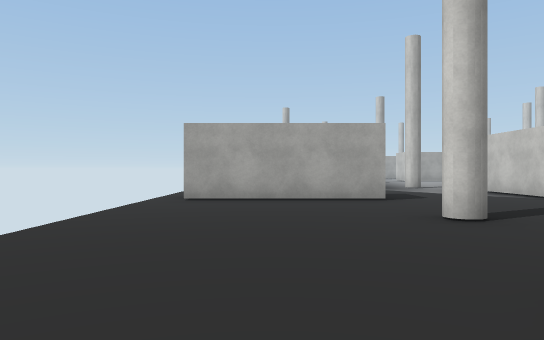
[1] (above)

24 first-person views from a walk through a 3-D level made in the Unity game engine. The camera is 1.2 m above the floor, looks level and sees 70° across. The floor is counted in squares, 2 m on a side. Each view is taken from the middle of a square. On the plan, view 1 faces up. The plan holds only what a view shows up to about 11 squares ahead; the rest is blank. The place goes on beyond the plan. The player is left out. Some surface patterns are stand-ins.

[2]
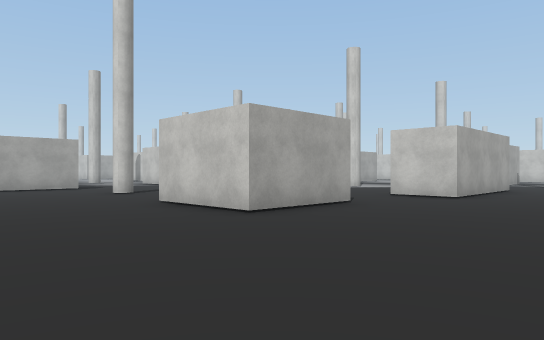

[3]
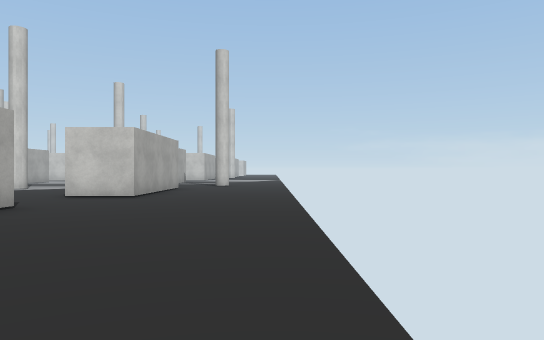

[4]
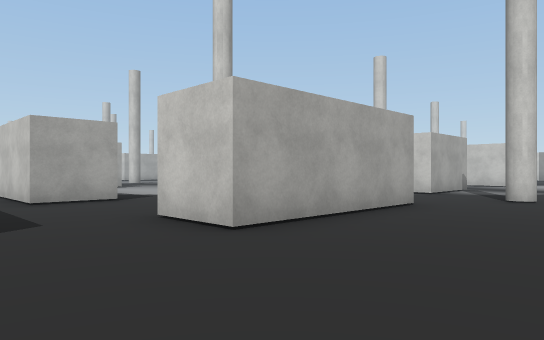

[5]
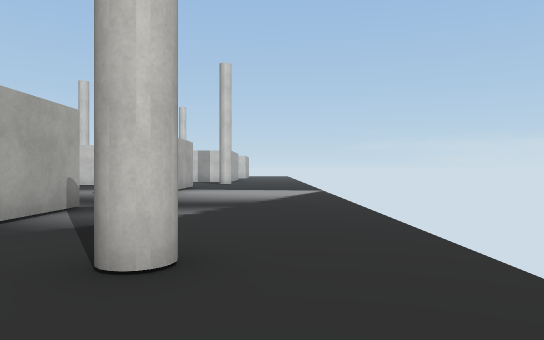

[6]
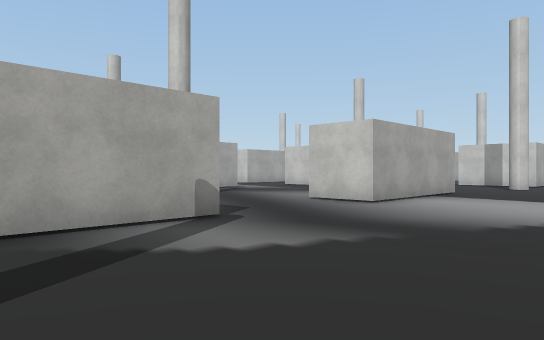

[7]
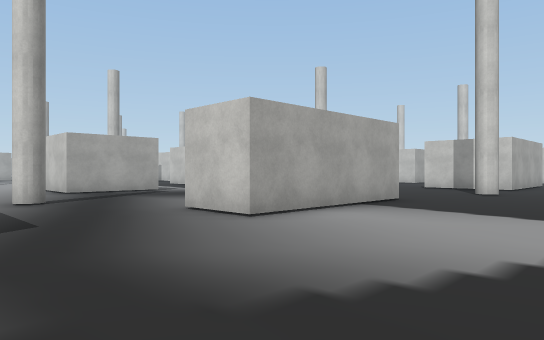

[8]
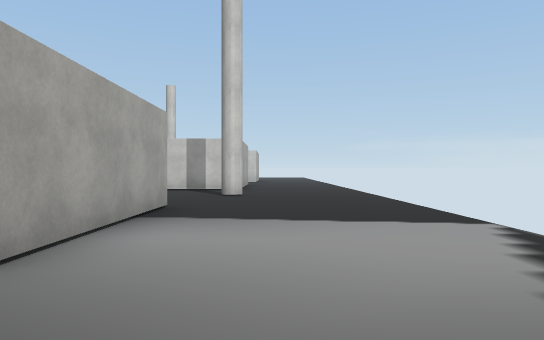

[9]
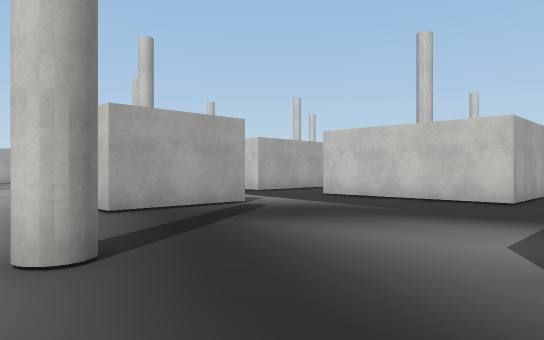

[10]
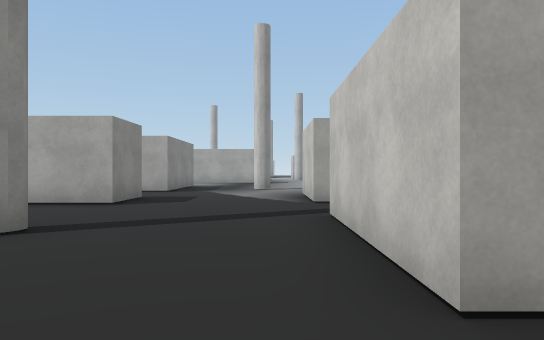

[11]
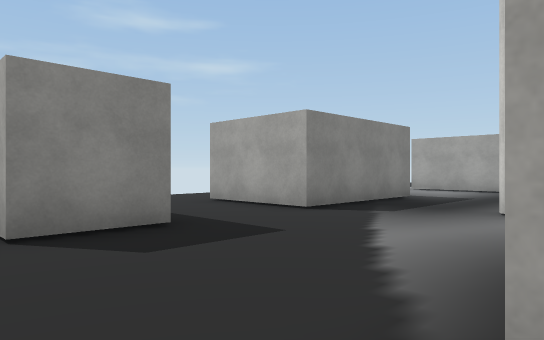

[12]
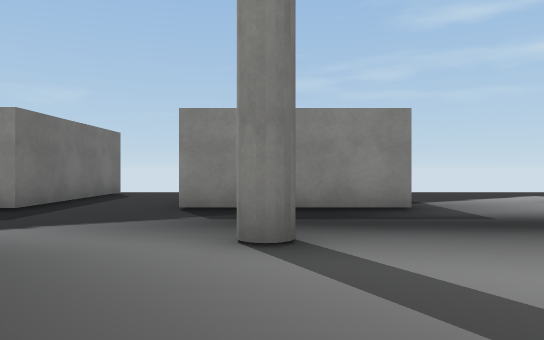

[13]
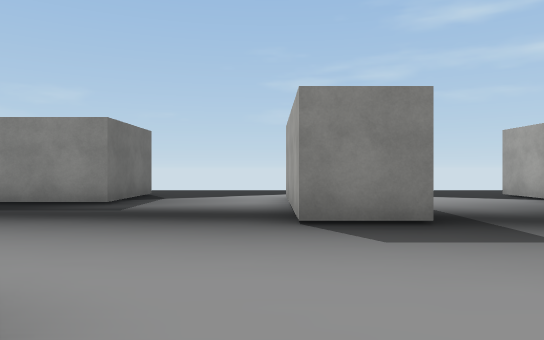

[14]
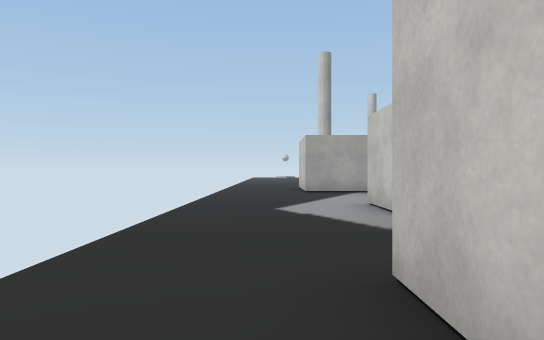

[15]
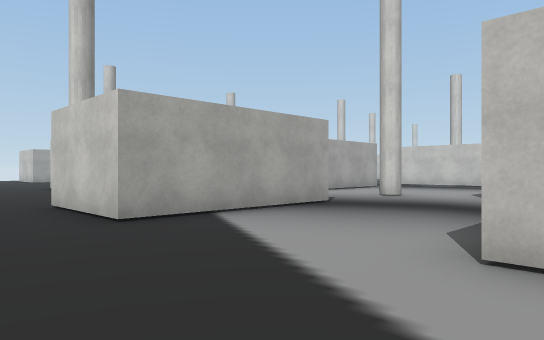

[16]
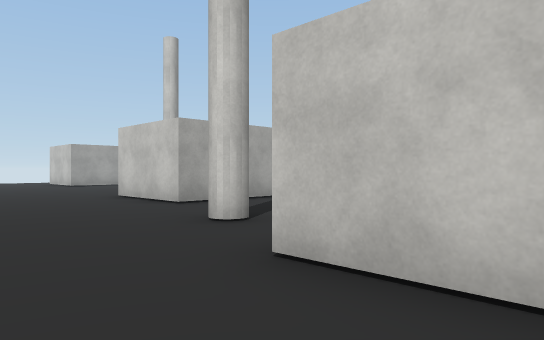

[17]
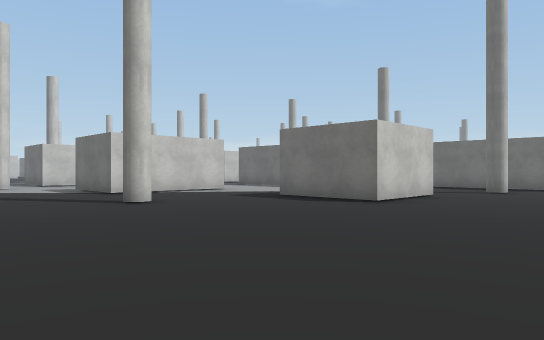

[18]
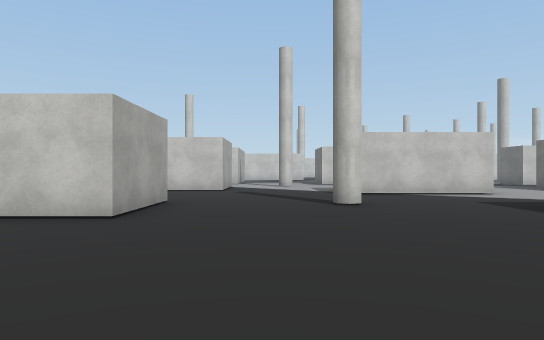

[19]
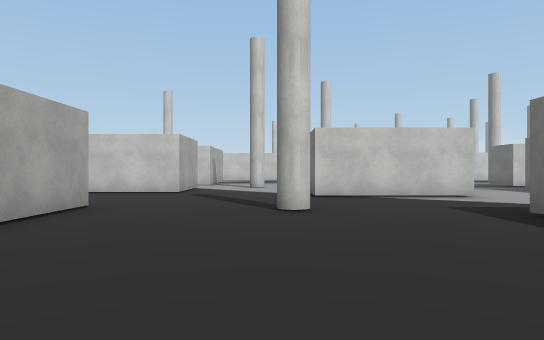

[20]
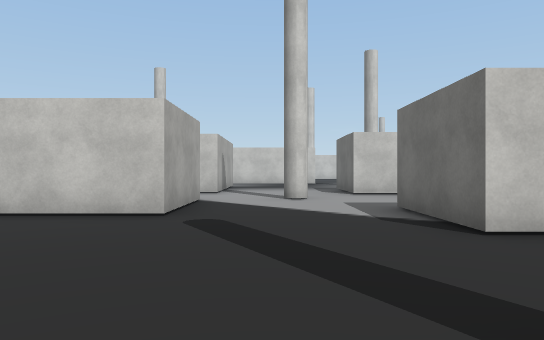

[21]
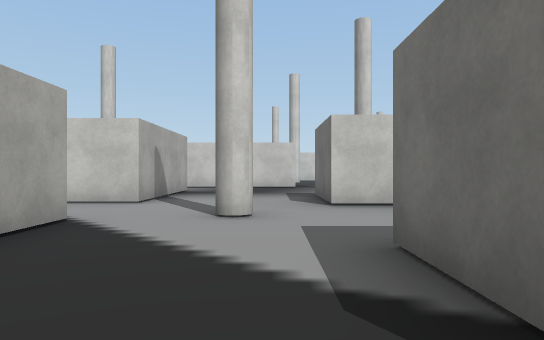

[22]
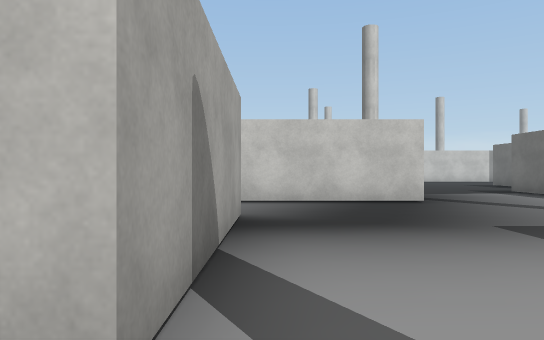

[23]
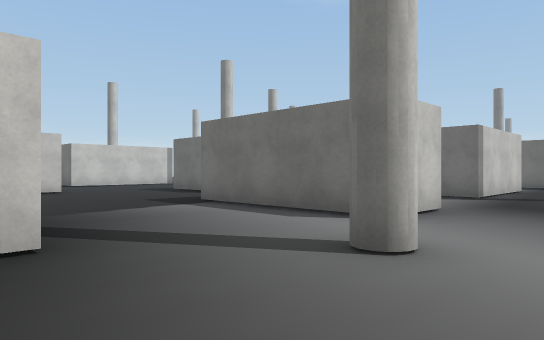

[24]
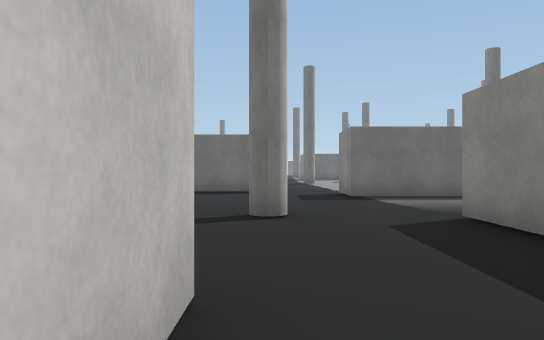

### Floor plan
Key: @ floor where view 1 was taken; # wall or solid block; . floor.
Columns run from 2 left of view 1 to 27 right of it. Each row starts with its distance up from view 1.
 40     .#   ..#    #          .
 39 .....###...###..#####  #  ..#
 38 .......................# ...
 37 ..............#........##....
 36 .......#...............##....
 35  .........###...###........#.
 34  .........#   ..#  ..........
 33  .........#        ..#........
 32  ...###...#         ..........
 31  ...### ....        ..####....
 30  ...###   ...       ..   .. ..
 29  .....     ..       ...  .. ##
 28  ..#.               ...
 27 .....                .#
 26 ..#                  .#
 25 ..#     ...          .#
 24 ..#####..#..         .#
 23 ............
 22 ............
 21 .........
 20 .........
 19 ...####....
 18 ............
 17 ...........
 16 ..........
 15 ..###....
 14 ..###.....
 13 ..# #..#...
 12 ..###.....
 11  ........
 10 ........#
  9 .####...#
  8 .####...#           ..    .#
  7 .........           ..#  ...
  6 ........#           ..##....
  5 ....#...# ..        .......#
  4 ........# ..        .......#
  3 ........##.        .#......#
  2 ..... ......       ........###
  1  ...#  .....       .........
  0  .@.#  ....        ...#     ..
 -1  ...###..#    ..###...####....
 -2 .........####...............#.
 -3 ...............#..............
 -4 ..............................
 -5 ............ .................

Where each view was taken, in squares from view 1:
view 1: 0 up, 0 right, facing up
view 2: 5 down, 2 left, facing up-right
view 3: 5 down, 2 left, facing right
view 4: 5 down, 4 right, facing up-right
view 5: 4 down, 10 right, facing right
view 6: 5 down, 13 right, facing up-right
view 7: 5 down, 16 right, facing up-right
view 8: 3 down, 17 right, facing right
view 9: 0 up, 17 right, facing up-right
view 10: 1 up, 5 right, facing up
view 11: 7 up, 6 right, facing up-left
view 12: 13 up, 8 right, facing left
view 13: 18 up, 9 right, facing left
view 14: 13 up, 1 left, facing up
view 15: 19 up, 2 left, facing up-right
view 16: 24 up, 2 left, facing up-right
view 17: 39 up, 2 left, facing down-right
view 18: 37 up, 2 left, facing right
view 19: 36 up, 1 left, facing right
view 20: 37 up, 4 right, facing right
view 21: 36 up, 7 right, facing right
view 22: 38 up, 13 right, facing right
view 23: 36 up, 17 right, facing down-right
view 24: 40 up, 25 right, facing down
